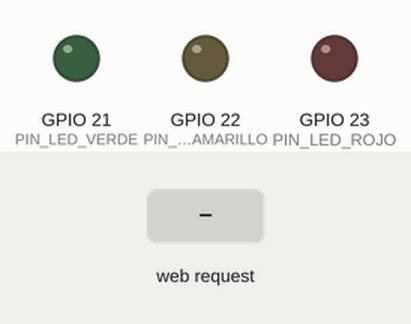
Simulated run of this sketch. Board: ESP32. Parts: output pins drawn as LEDs (lit = HIGH). The inputs (shaded band) are chosen by the test bench. WiFi joins after 1.5 s; servers stay silent unless stated; what the sketch prints to the serial monitor is not drawn.

Above: at 3.2 s.
3.3 s: HTTP request GET /led/verde/on received
At 4.4 s:
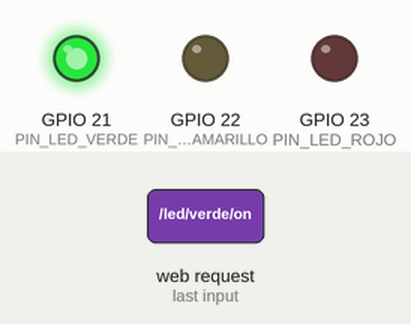
4.8 s: HTTP request GET /led/verde/off received
At 5.6 s:
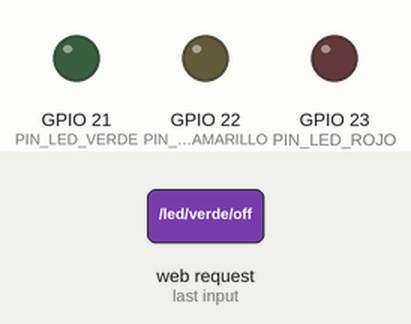
Timing chart, 0 to 7.8 s (numbered marks = the images above; inputs shaded):
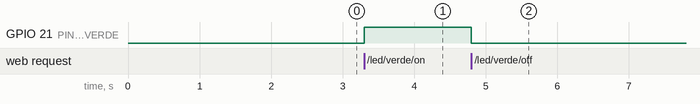

The sketch:

Interfaz_Semaforo_3.ino
```cpp
#include <WiFi.h>
#include <WebServer.h>

// Configuración de red Wi-Fi
const char *ssid = "BUAP_Trabajadores";   //"BUAP_Trabajadores";//"Wifi";           // Cambia por tu SSID                         red:  "BUAP_Trabajadores"
const char *password = "BuaPW0rk.2017";  //"BuaPW0rk.2017"; //"12345678";   // Cambia por tu contraseña Wi-Fi        password:  "BuaPW0rk.2017"

// Asignación de pines
#define PIN_LED_VERDE     21  // Salida LED VERDE
#define PIN_LED_AMARILLO  22  // Salida LED AMARILLO
#define PIN_LED_ROJO      23  // Salida LED ROJO

// Crear un servidor web en el puerto 80
WebServer server(80);

void setup() {
  // Inicialización de la comunicación serie
  Serial.begin(115200);

  // Configuración de pines
  pinMode(PIN_LED_VERDE, OUTPUT);  // Salida LED VERDE
  pinMode(PIN_LED_AMARILLO, OUTPUT);  // Salida LED AMARILLO
  pinMode(PIN_LED_ROJO, OUTPUT);  // Salida LED ROJO

  // Conectar a la red Wi-Fi
  WiFi.begin(ssid, password);
  Serial.print("Conectando a WiFi");
  while (WiFi.status() != WL_CONNECTED) {
    delay(1000);
    Serial.print(".");
  }
  Serial.println("¡Conectado!");
  Serial.println(WiFi.localIP());


  // Rutas para controlar el LED VERDE
  server.on("/led/verde/on", HTTP_GET, []() {
    digitalWrite(PIN_LED_VERDE, HIGH);  // Enciende el LED
    server.send(200, "text/plain", "LED Verde Encendido");
  });

    server.on("/led/verde/off", HTTP_GET, []() {
    digitalWrite(PIN_LED_VERDE, LOW);  // Apaga el LED
    server.send(200, "text/plain", "LED Verde Apagado");
  });


  // Iniciar el servidor
  server.begin();
  Serial.println("Servidor HTTP iniciado");
}

void loop() {
  // Maneja las solicitudes entrantes
  server.handleClient();
}
```

Measured:
- after the input at 3.3 s, GPIO 21 (PIN_LED_VERDE): LOW → HIGH at once
- after the input at 4.8 s, GPIO 21 (PIN_LED_VERDE): HIGH → LOW at once
